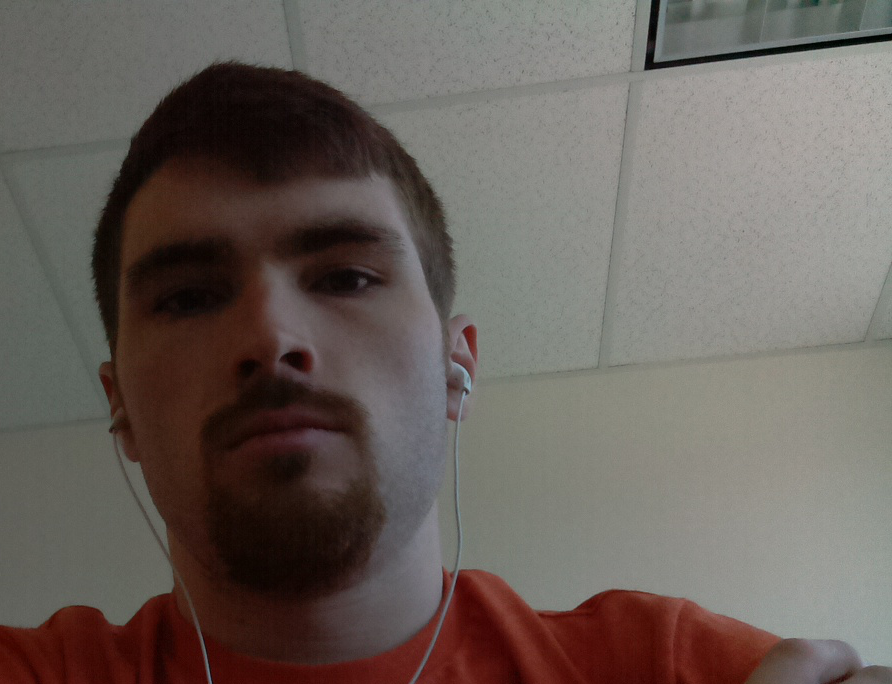
#> input picture opencv_programs/Pictures/blob_11.png, 892 x 684 px, found by its file name
$ python face_rec.py   (older library calls are emulated)
#> lines starting #> are read from the running program, lines starting #| are printed output that depends on the picture; after the words box and inside, x2 and y2 are one past the last pixel; in counts of white or black regions, pixels touching at a corner belong together
import cv2
from subprocess import call

#call(["sudo raspistill -t 0 -h 324 -w 432 -o /home/pi/opencv_programs/Pictures/picture.jpg"], shell = True)

img = cv2.imread("/home/pi/opencv_programs/Pictures/blob_11.png")
#> img is the input picture: shape (684, 892, 3); mean B, G, R 90.9, 96.4, 105.3
cascade = cv2.CascadeClassifier("/home/pi/opencv_programs/Pictures/haarcascade_frontalface_alt.xml")
rects = cascade.detectMultiScale(img,1.3,4,cv2.cv.CV_HAAR_SCALE_IMAGE,(20,20))
#> rects = [[86, 131, 373, 373]]
if len(rects) == 0:
    rects = []
rects[:, 2:] += rects[:,:2]

for x1,y1,x2,y2 in rects:
    cv2.rectangle(img, (x1,y1),(x2,y2), (127,255,0), 2)
#> this loop made 1 pass
#> (x1, y1, x2, y2) on pass 1: (86, 131, 459, 504)
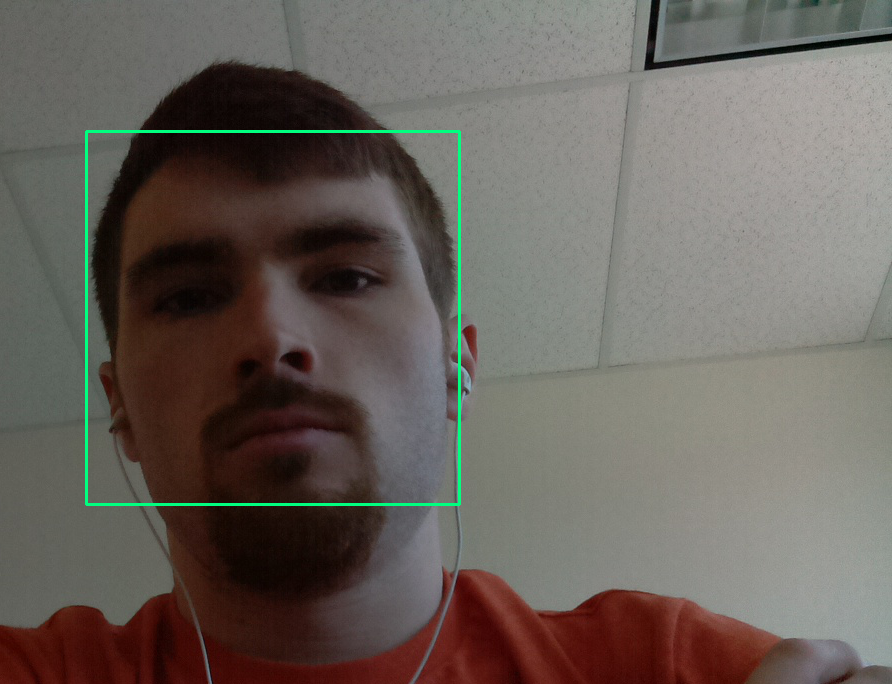
#> img: shape (684, 892, 3); 0.73% of pixels changed, all inside (x1, y1, x2, y2) = (85, 130, 461, 506)
cv2.imwrite("/home/pi/opencv_programs/Pictures/detected.jpg",img)
